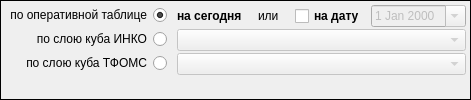
         <widget class="QFrame" name="pan_RSource">
          <property name="minimumSize">
           <size>
            <width>0</width>
            <height>0</height>
           </size>
          </property>
          <property name="maximumSize">
           <size>
            <width>16777214</width>
            <height>16777215</height>
           </size>
          </property>
          <property name="frameShape">
           <enum>QFrame::Box</enum>
          </property>
          <property name="frameShadow">
           <enum>QFrame::Plain</enum>
          </property>
          <property name="lineWidth">
           <number>1</number>
          </property>
          <layout class="QFormLayout" name="formLayout_4">
           <property name="fieldGrowthPolicy">
            <enum>QFormLayout::AllNonFixedFieldsGrow</enum>
           </property>
           <property name="labelAlignment">
            <set>Qt::AlignRight|Qt::AlignTrailing|Qt::AlignVCenter</set>
           </property>
           <property name="horizontalSpacing">
            <number>10</number>
           </property>
           <property name="verticalSpacing">
            <number>2</number>
           </property>
           <property name="leftMargin">
            <number>4</number>
           </property>
           <property name="topMargin">
            <number>4</number>
           </property>
           <property name="rightMargin">
            <number>4</number>
           </property>
           <property name="bottomMargin">
            <number>4</number>
           </property>
           <item row="0" column="0">
            <widget class="QRadioButton" name="rb_RSourse_main">
             <property name="minimumSize">
              <size>
               <width>0</width>
               <height>0</height>
              </size>
             </property>
             <property name="maximumSize">
              <size>
               <width>16777214</width>
               <height>16777215</height>
              </size>
             </property>
             <property name="layoutDirection">
              <enum>Qt::RightToLeft</enum>
             </property>
             <property name="text">
              <string>по оперативной таблице</string>
             </property>
             <property name="checked">
              <bool>true</bool>
             </property>
            </widget>
           </item>
           <item row="0" column="1">
            <widget class="QFrame" name="pan_RSource_main">
             <property name="minimumSize">
              <size>
               <width>0</width>
               <height>0</height>
              </size>
             </property>
             <property name="maximumSize">
              <size>
               <width>16777214</width>
               <height>22</height>
              </size>
             </property>
             <property name="frameShape">
              <enum>QFrame::NoFrame</enum>
             </property>
             <layout class="QHBoxLayout" name="horizontalLayout_29">
              <property name="leftMargin">
               <number>0</number>
              </property>
              <property name="topMargin">
               <number>0</number>
              </property>
              <property name="rightMargin">
               <number>0</number>
              </property>
              <property name="bottomMargin">
               <number>0</number>
              </property>
              <item>
               <widget class="QLabel" name="lab_RRep">
                <property name="minimumSize">
                 <size>
                  <width>0</width>
                  <height>0</height>
                 </size>
                </property>
                <property name="maximumSize">
                 <size>
                  <width>16777214</width>
                  <height>16777215</height>
                 </size>
                </property>
                <property name="font">
                 <font>
                  <weight>75</weight>
                  <bold>true</bold>
                 </font>
                </property>
                <property name="text">
                 <string>на сегодня   </string>
                </property>
               </widget>
              </item>
              <item>
               <widget class="QLabel" name="label_54">
                <property name="minimumSize">
                 <size>
                  <width>0</width>
                  <height>0</height>
                 </size>
                </property>
                <property name="maximumSize">
                 <size>
                  <width>16777214</width>
                  <height>16777215</height>
                 </size>
                </property>
                <property name="text">
                 <string>или   </string>
                </property>
               </widget>
              </item>
              <item>
               <widget class="QCheckBox" name="ch_date_rep">
                <property name="minimumSize">
                 <size>
                  <width>0</width>
                  <height>0</height>
                 </size>
                </property>
                <property name="maximumSize">
                 <size>
                  <width>16777214</width>
                  <height>16777215</height>
                 </size>
                </property>
                <property name="font">
                 <font>
                  <weight>75</weight>
                  <bold>true</bold>
                 </font>
                </property>
                <property name="layoutDirection">
                 <enum>Qt::LeftToRight</enum>
                </property>
                <property name="text">
                 <string>на дату</string>
                </property>
               </widget>
              </item>
              <item>
               <widget class="QDateEdit" name="date_rep">
                <property name="enabled">
                 <bool>false</bool>
                </property>
                <property name="minimumSize">
                 <size>
                  <width>0</width>
                  <height>0</height>
                 </size>
                </property>
                <property name="maximumSize">
                 <size>
                  <width>16777214</width>
                  <height>16777215</height>
                 </size>
                </property>
                <property name="calendarPopup">
                 <bool>true</bool>
                </property>
               </widget>
              </item>
              <item>
               <spacer name="horizontalSpacer_3">
                <property name="minimumSize">
                 <size>
                  <width>0</width>
                  <height>0</height>
                 </size>
                </property>
                <property name="maximumSize">
                 <size>
                  <width>16777214</width>
                  <height>16777215</height>
                 </size>
                </property>
                <property name="orientation">
                 <enum>Qt::Horizontal</enum>
                </property>
                <property name="sizeHint" stdset="0">
                 <size>
                  <width>40</width>
                  <height>20</height>
                 </size>
                </property>
               </spacer>
              </item>
             </layout>
            </widget>
           </item>
           <item row="1" column="0">
            <widget class="QRadioButton" name="rb_RSource_INKO">
             <property name="minimumSize">
              <size>
               <width>0</width>
               <height>0</height>
              </size>
             </property>
             <property name="maximumSize">
              <size>
               <width>16777214</width>
               <height>16777215</height>
              </size>
             </property>
             <property name="layoutDirection">
              <enum>Qt::RightToLeft</enum>
             </property>
             <property name="text">
              <string>по слою куба ИНКО</string>
             </property>
            </widget>
           </item>
           <item row="1" column="1">
            <widget class="QComboBox" name="combo_RSource_INKO">
             <property name="enabled">
              <bool>false</bool>
             </property>
             <property name="minimumSize">
              <size>
               <width>0</width>
               <height>0</height>
              </size>
             </property>
             <property name="maximumSize">
              <size>
               <width>16777214</width>
               <height>16777215</height>
              </size>
             </property>
             <property name="maxVisibleItems">
              <number>50</number>
             </property>
            </widget>
           </item>
           <item row="2" column="0">
            <widget class="QRadioButton" name="rb_RSource_TFOMS">
             <property name="minimumSize">
              <size>
               <width>0</width>
               <height>0</height>
              </size>
             </property>
             <property name="maximumSize">
              <size>
               <width>16777214</width>
               <height>16777215</height>
              </size>
             </property>
             <property name="layoutDirection">
              <enum>Qt::RightToLeft</enum>
             </property>
             <property name="text">
              <string>по слою куба ТФОМС</string>
             </property>
            </widget>
           </item>
           <item row="2" column="1">
            <widget class="QComboBox" name="combo_RSource_TFOMS">
             <property name="enabled">
              <bool>false</bool>
             </property>
             <property name="minimumSize">
              <size>
               <width>0</width>
               <height>0</height>
              </size>
             </property>
             <property name="maximumSize">
              <size>
               <width>16777214</width>
               <height>16777215</height>
              </size>
             </property>
             <property name="maxVisibleItems">
              <number>50</number>
             </property>
            </widget>
           </item>
          </layout>
         </widget>
